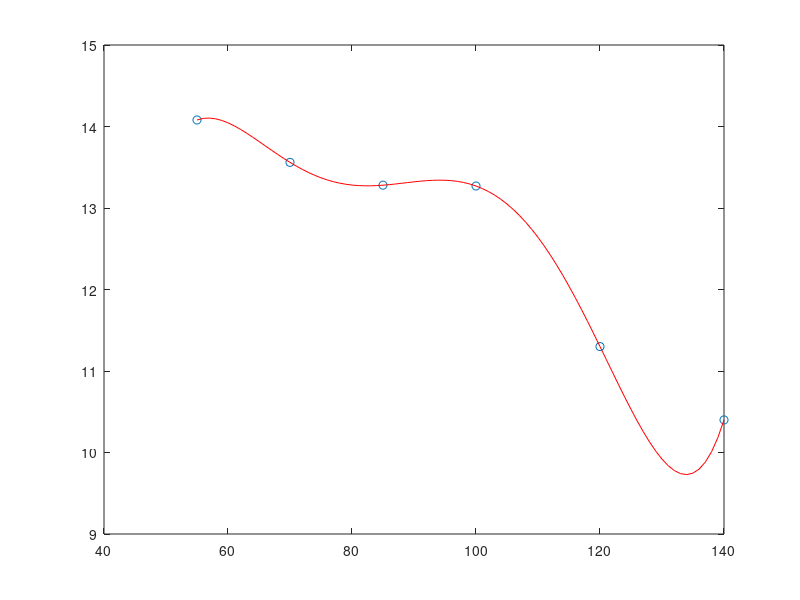

MATLAB code to generate this figure:
clc
clear

x = [55 70 85 100 120 140];
y = [14.08 13.56 13.28 13.27 11.30 10.4];
n = length(x);
xmin = x(1);
xmax = x(n);

for k = 1:n
    xponto(k) = 0;

    for i = 1:n
        cima = 1;
        baixo = 1;
       for j = 1:n
           if i ~= j
               cima = cima * (x(k)-x(j));
               baixo = baixo * (x(i) - x(j));
           end
       end
       L(i) = cima/baixo;
       xponto(k) = xponto(k) + y(i)*L(i);
    end

end
xponto

x1 = [xmin:1:xmax];
n1 = length(x1)

for k = 1:n1
    p(k) = 0;

    for i = 1:n
        cima = 1;
        baixo = 1;
       for j = 1:n
           if i ~= j
               cima = cima * (x1(k) - x(j));
               baixo = baixo * (x(i) - x(j));
           end
       end
       L(i) = cima/baixo;
       p(k) = p(k) + y(i)*L(i);
    end
end

plot(x,y,'o')
hold on
plot(x1,p,'r')
pause
